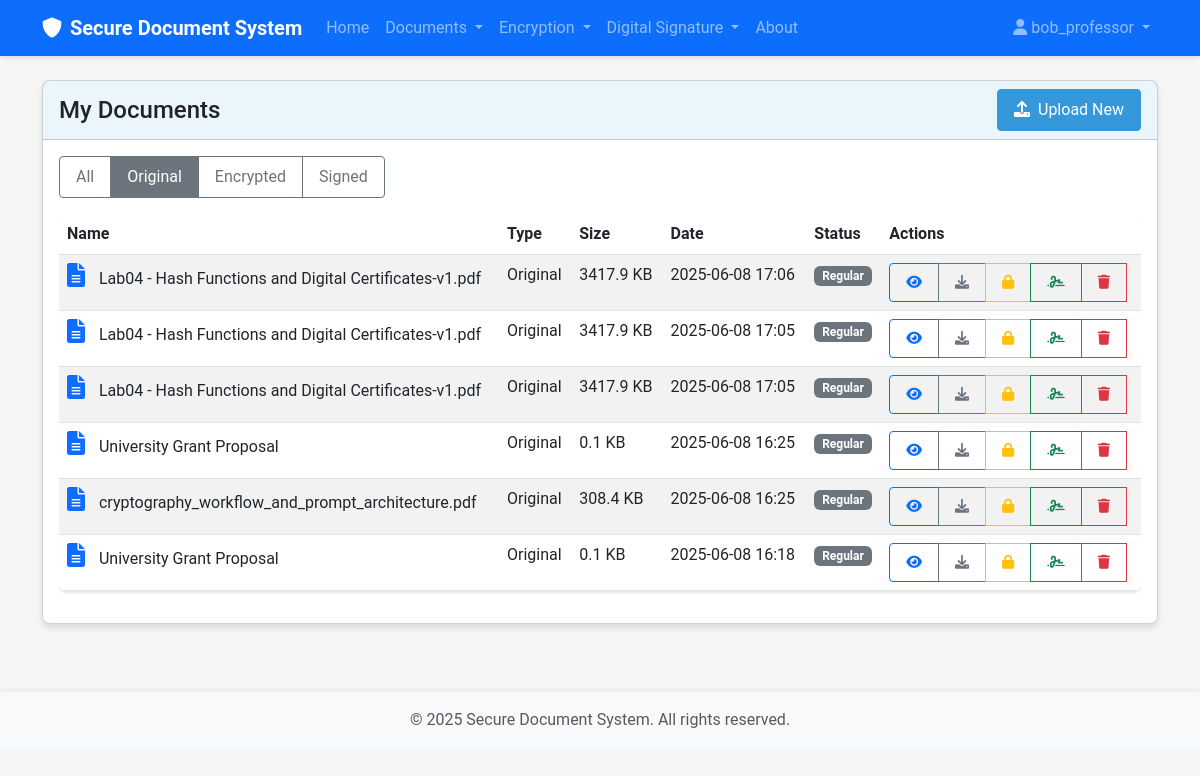
/document/list?type=original (signed in), run on the app's committed database.
### src/models/user.py (models this page shows, shortened)
class User(UserMixin, db.Model):
    id = db.Column(db.Integer, primary_key=True)
    username = db.Column(db.String(64), index=True, unique=True)
    email = db.Column(db.String(120), index=True, unique=True)
    password = db.Column(db.String(128))
    role = db.Column(db.String(20), default='reader')  # 'data_owner', 'reader', 'authority'
    created_at = db.Column(db.DateTime, default=datetime.utcnow)
    public_key = db.Column(db.Text)
    private_key_encrypted = db.Column(db.Text)
    documents = db.relationship('Document', foreign_keys='Document.user_id', backref='owner', lazy='dynamic')
    attributes = db.relationship('Attribute', secondary=user_attributes,
                                backref=db.backref('users', lazy='dynamic'))

### src/models/document.py (models this page shows, shortened)
class Document(db.Model):
    id = db.Column(db.Integer, primary_key=True)
    filename = db.Column(db.String(256), nullable=False)
    original_filename = db.Column(db.String(256), nullable=False)
    file_type = db.Column(db.String(64))
    file_size = db.Column(db.Integer)  # Size in bytes
    doc_type = db.Column(db.String(20))  # 'original', 'encrypted', 'signed'
    encryption_method = db.Column(db.String(20), nullable=True)  # 'maabe', 'hybrid', None
    access_policy = db.Column(db.Text, nullable=True)
    is_signed = db.Column(db.Boolean, default=False)
    signature_file = db.Column(db.String(256), nullable=True)
    signer_id = db.Column(db.Integer, db.ForeignKey('user.id'), nullable=True)
    user_id = db.Column(db.Integer, db.ForeignKey('user.id'), nullable=False)
    parent_id = db.Column(db.Integer, db.ForeignKey('document.id'), nullable=True)
    children = db.relationship('Document',
                              backref=db.backref('parent', remote_side=[id]),
                              foreign_keys=[parent_id])
    signer = db.relationship('User', foreign_keys=[signer_id], backref='signed_documents')
    created_at = db.Column(db.DateTime, default=datetime.utcnow)
    updated_at = db.Column(db.DateTime, default=datetime.utcnow, onupdate=datetime.utcnow)

### src/routes/document.py (the view)
@document_bp.route('/list')
@login_required
def list():
    doc_type = request.args.get('type')
    document_service = DocumentService(db)
    documents = document_service.get_user_documents(current_user.id, doc_type)
    return render_template('document/list.html', title='My Documents',
                          documents=documents)

### src/services/document_service.py (called while the page is built)
    def get_user_documents(self, user_id, doc_type=None):
        query = Document.query.filter_by(user_id=user_id)
        if doc_type:
            query = query.filter_by(doc_type=doc_type)
        return query.order_by(Document.created_at.desc()).all()

### templates/document/list.html (shortened to what this page needs)
{% extends "base.html" %}
{% block content %}
<div class="row">
    <div class="col-md-12">
        <div class="card">
            <div class="card-header d-flex justify-content-between align-items-center">
                <h4 class="mb-0">My Documents</h4>
                <div>
                    <a href="{{ url_for('document.upload') }}" class="btn btn-primary">
                        <i class="fas fa-upload me-1"></i> Upload New
                    </a>
                </div>
            </div>
            <div class="card-body">
                <div class="mb-3">
                    <div class="btn-group" role="group">
                        <a href="{{ url_for('document.list') }}" class="btn btn-outline-secondary {% if not request.args.get('type') %}active{% endif %}">All</a>
                        <a href="{{ url_for('document.list', type='original') }}" class="btn btn-outline-secondary {% if request.args.get('type') == 'original' %}active{% endif %}">Original</a>
                        <a href="{{ url_for('document.list', type='encrypted') }}" class="btn btn-outline-secondary {% if request.args.get('type') == 'encrypted' %}active{% endif %}">Encrypted</a>
                        <a href="{{ url_for('document.list', type='signed') }}" class="btn btn-outline-secondary {% if request.args.get('type') == 'signed' %}active{% endif %}">Signed</a>
                    </div>
                </div>
                {% if documents %}
                    <div class="table-responsive">
                        <table class="table table-striped">
                            <thead>
                                <tr>
                                    <th>Name</th>
                                    <th>Type</th>
                                    <th>Size</th>
                                    <th>Date</th>
                                    <th>Status</th>
                                    <th>Actions</th>
                                </tr>
                            </thead>
                            <tbody>
                                {% for document in documents %}
                                    <tr class="document-item">
                                        <td>
                                            {% if document.doc_type == 'original' %}
                                                <i class="fas fa-file-alt text-primary document-icon"></i>
                                            {% elif document.doc_type == 'encrypted' %}
                                                <i class="fas fa-lock text-warning document-icon"></i>
                                            {% elif document.doc_type == 'signed' %}
                                                <i class="fas fa-file-signature text-success document-icon"></i>
                                            {% endif %}
                                            {{ document.original_filename }}
                                        </td>
                                        <td>
                                            {% if document.doc_type == 'original' %}
                                                Original
                                            {% elif document.doc_type == 'encrypted' %}
                                                Encrypted ({{ document.encryption_method }})
                                            {% elif document.doc_type == 'signed' %}
                                                Signed
                                            {% endif %}
                                        </td>
                                        <td>{{ (document.file_size / 1024)|round(1) }} KB</td>
                                        <td>{{ document.created_at.strftime('%Y-%m-%d %H:%M') }}</td>
                                        <td>
                                            {% if document.doc_type == 'encrypted' %}
                                                <span class="badge bg-warning text-dark">Encrypted</span>
                                            {% elif document.is_signed %}
                                                <span class="badge bg-success">Signed</span>
                                            {% else %}
                                                <span class="badge bg-secondary">Regular</span>
                                            {% endif %}
                                        </td>
                                        <td>
                                            <div class="btn-group">
                                                <a href="{{ url_for('document.view', document_id=document.id) }}" class="btn btn-sm btn-outline-primary" data-bs-toggle="tooltip" title="View Details">
                                                    <i class="fas fa-eye"></i>
                                                </a>
                                                <a href="{{ url_for('document.download', document_id=document.id) }}" class="btn btn-sm btn-outline-secondary" data-bs-toggle="tooltip" title="Download">
                                                    <i class="fas fa-download"></i>
                                                </a>
                                                {% if document.doc_type == 'original' and not document.is_signed %}
                                                    <a href="{{ url_for('encryption.encrypt') }}" class="btn btn-sm btn-outline-warning" data-bs-toggle="tooltip" title="Encrypt">
                                                        <i class="fas fa-lock"></i>
                                                    </a>
                                                    <a href="{{ url_for('signature.sign', document_id=document.id) }}" class="btn btn-sm btn-outline-success" data-bs-toggle="tooltip" title="Sign">
                                                        <i class="fas fa-signature"></i>
                                                    </a>
                                                {% endif %}
                                                <button type="button" class="btn btn-sm btn-outline-danger" data-bs-toggle="tooltip" title="Delete" onclick="confirmDelete('delete-form-{{ document.id }}')">
                                                    <i class="fas fa-trash"></i>
                                                </button>
                                            </div>
                                        </td>
                                    </tr>
                                {% endfor %}
                            </tbody>
                        </table>
                    </div>
                {% else %}
                    <div class="alert alert-info">
                        <i class="fas fa-info-circle me-2"></i> You don't have any documents yet.
                        <a href="{{ url_for('document.upload') }}" class="alert-link">Upload your first document</a>.
                    </div>
                {% endif %}
            </div>
        </div>
    </div>
</div>
{% endblock %}

### templates/base.html (shortened to what this page needs)
<!DOCTYPE html>
<html lang="en">
<head>
    <link href="https://cdn.jsdelivr.net/npm/bootstrap@5.3.0-alpha1/dist/css/bootstrap.min.css" rel="stylesheet">
    <link rel="stylesheet" href="https://cdnjs.cloudflare.com/ajax/libs/font-awesome/6.0.0/css/all.min.css">
    <link rel="stylesheet" href="{{ url_for('static', filename='css/style.css') }}">
</head>
<body>
    <nav class="navbar navbar-expand-lg navbar-dark bg-primary">
        <div class="container">
            <a class="navbar-brand" href="{{ url_for('index') }}">
                <i class="fas fa-shield-alt me-2"></i>Secure Document System
            </a>
            <div class="collapse navbar-collapse" id="navbarNav">
                <ul class="navbar-nav me-auto">
                    <li class="nav-item">
                        <a class="nav-link" href="{{ url_for('index') }}">Home</a>
                    </li>
                    {% if current_user.is_authenticated %}
                        <li class="nav-item dropdown">
                            <a class="nav-link dropdown-toggle" href="#" id="documentsDropdown" role="button" data-bs-toggle="dropdown">
                                Documents
                            </a>
                        </li>
                        <li class="nav-item dropdown">
                            <a class="nav-link dropdown-toggle" href="#" id="encryptionDropdown" role="button" data-bs-toggle="dropdown">
                                Encryption
                            </a>
                        </li>
                        <li class="nav-item dropdown">
                            <a class="nav-link dropdown-toggle" href="#" id="signatureDropdown" role="button" data-bs-toggle="dropdown">
                                Digital Signature
                            </a>
                        </li>
                    {% endif %}
                    <li class="nav-item">
                        <a class="nav-link" href="{{ url_for('about') }}">About</a>
                    </li>
                </ul>
                <ul class="navbar-nav">
                    {% if current_user.is_authenticated %}
                        <li class="nav-item dropdown">
                            <a class="nav-link dropdown-toggle" href="#" id="userDropdown" role="button" data-bs-toggle="dropdown">
                                <i class="fas fa-user me-1"></i>{{ current_user.username }}
                            </a>
                        </li>
                    {% endif %}
                </ul>
            </div>
        </div>
    </nav>
    <div class="container mt-4">
        {% block content %}{% endblock %}
    </div>
    <footer class="footer mt-5 py-3 bg-light">
        <div class="container text-center">
            <span class="text-muted">© 2025 Secure Document System. All rights reserved.</span>
        </div>
    </footer>
</body>
</html>

### static/css/style.css (style rules this page uses)
:root { --primary-color: #3498db; --secondary-color: #2ecc71; --background-color: #f5f5f5; --text-color: #333333; --danger-color: #e74c3c; --success-color: #27ae60; }
body { font-family: 'Roboto', 'Open Sans', sans-serif; background-color: var(--background-color); color: var(--text-color); min-height: 100vh; display: flex; flex-direction: column; }
.navbar { box-shadow: 0 2px 4px rgba(0, 0, 0, 0.1); }
.navbar-brand { font-weight: bold; }
.footer { margin-top: auto; box-shadow: 0 -2px 4px rgba(0, 0, 0, 0.05); }
.card { border-radius: 8px; box-shadow: 0 4px 6px rgba(0, 0, 0, 0.1); transition: transform 0.3s ease, box-shadow 0.3s ease; margin-bottom: 20px; }
.card-header { font-weight: bold; background-color: rgba(52, 152, 219, 0.1); }
.btn { border-radius: 4px; padding: 8px 16px; transition: all 0.3s ease; }
.btn-primary { background-color: var(--primary-color); border-color: var(--primary-color); }
.table { box-shadow: 0 2px 3px rgba(0, 0, 0, 0.1); border-radius: 8px; overflow: hidden; }
.table thead { background-color: rgba(52, 152, 219, 0.1); }
.table-striped tbody tr:nth-of-type(odd) { background-color: rgba(0, 0, 0, 0.02); }
.document-item { transition: background-color 0.2s ease; }
.document-icon { font-size: 1.5rem; margin-right: 10px; }

### data on the page
User: username "bob_professor"
Document: doc_type "original" (drawn), original_filename "Lab04 - Hash Functions and Digital Certificates-v1.pdf", (document.file_size/1024)|round(1) "3417.9", created_at "2025-06-08 17:06"
Document: doc_type "original" (drawn), original_filename "Lab04 - Hash Functions and Digital Certificates-v1.pdf", (document.file_size/1024)|round(1) "3417.9", created_at "2025-06-08 17:05"
Document: doc_type "original" (drawn), original_filename "Lab04 - Hash Functions and Digital Certificates-v1.pdf", (document.file_size/1024)|round(1) "3417.9", created_at "2025-06-08 17:05"
Document: doc_type "original" (drawn), original_filename "University Grant Proposal", (document.file_size/1024)|round(1) "0.1", created_at "2025-06-08 16:25"
Document: doc_type "original" (drawn), original_filename "cryptography_workflow_and_prompt_architecture.pdf", (document.file_size/1024)|round(1) "308.4", created_at "2025-06-08 16:25"
Document: doc_type "original" (drawn), original_filename "University Grant Proposal", (document.file_size/1024)|round(1) "0.1", created_at "2025-06-08 16:18"
